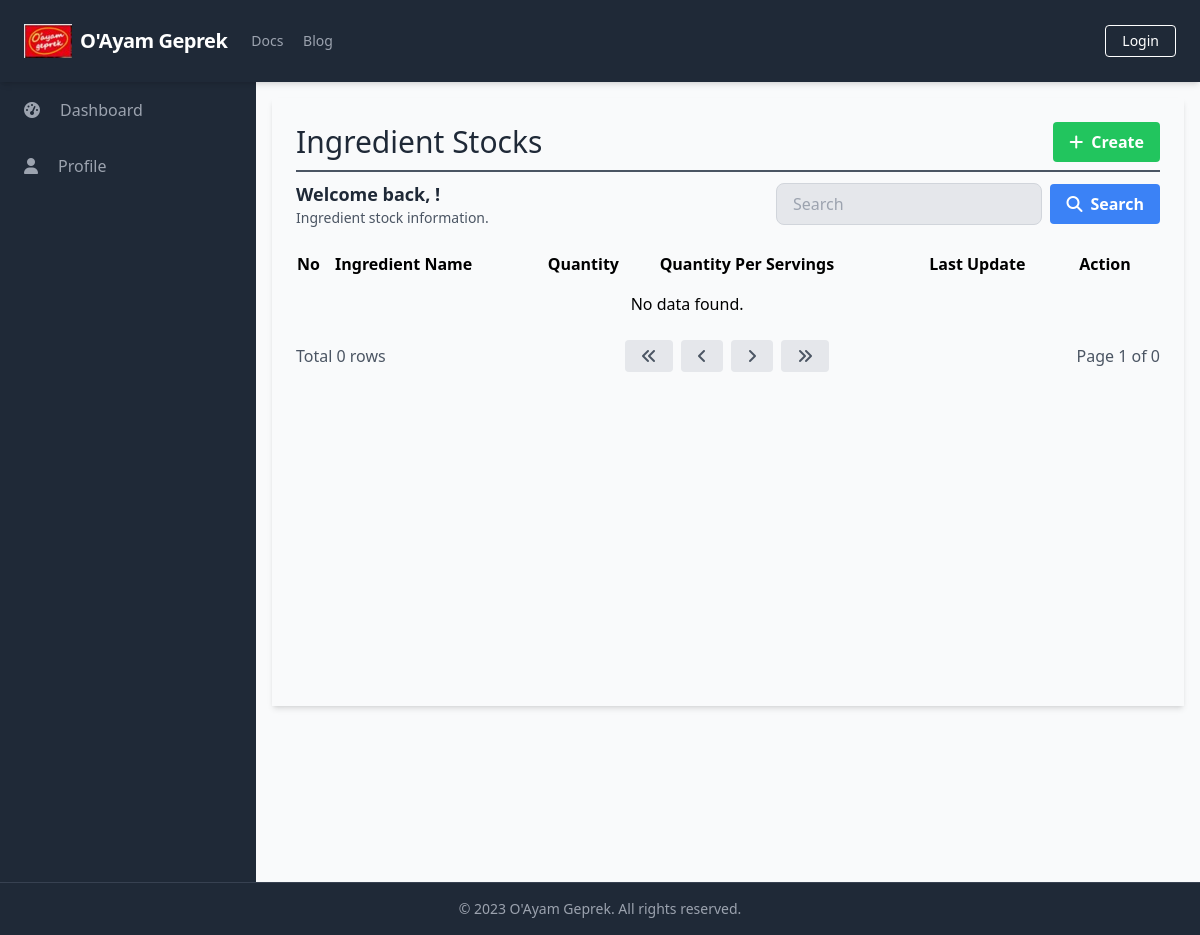
The app's page /manage_ingredient_stocks/manage_ingredient_stocks_list.php, older data.
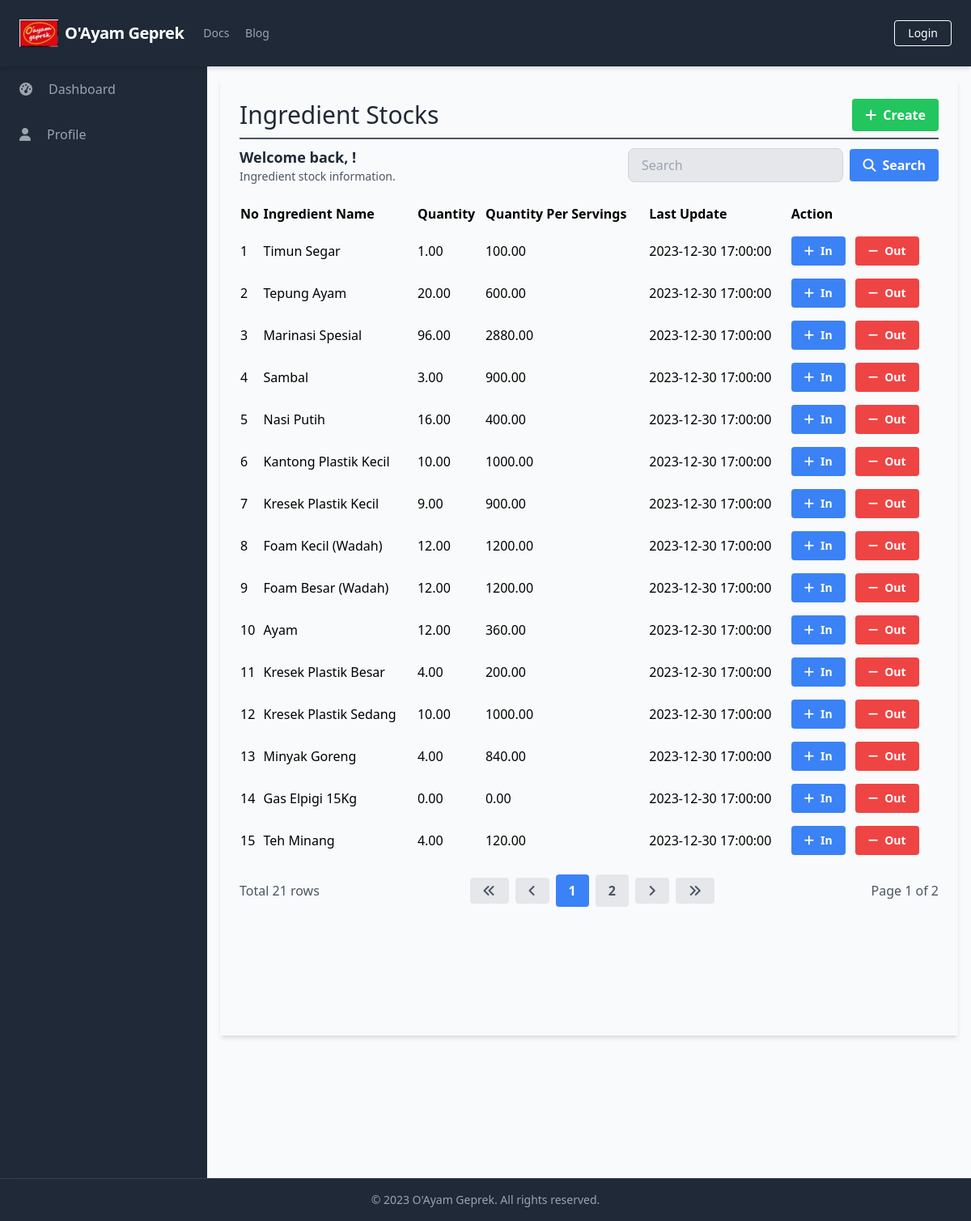
The same page, newer data.
### tables this page shows
CREATE TABLE `IngredientStocks` (
  `StockID` int(11) NOT NULL,
  `IngredientID` int(11) NOT NULL,
  `Quantity` decimal(10,2) NOT NULL,
  `QuantityPerServings` decimal(10,2) NOT NULL,
  `LastUpdateStock` timestamp NOT NULL DEFAULT current_timestamp()
);

CREATE TABLE `Ingredients` (
  `IngredientID` int(11) NOT NULL,
  `IngredientName` varchar(255) NOT NULL,
  `PurchasePrice` decimal(10,2) NOT NULL,
  `QuantityPerPurchase` decimal(10,2) NOT NULL,
  `ServingsPerIngredient` int(11) NOT NULL,
  `HoldingCost` tinyint(1) NOT NULL,
  `HoldingCostPrice` decimal(10,2) DEFAULT NULL,
  `ShelfLife` int(11) DEFAULT NULL,
  `SupplierName` varchar(255) DEFAULT NULL,
  `Description` text DEFAULT NULL,
  `MinimumStock` int(11) DEFAULT NULL,
  `StorageLocation` varchar(50) DEFAULT NULL,
  `PurchaseUnit` varchar(50) NOT NULL,
  `UsagePerDay` decimal(10,2) DEFAULT NULL,
  `UsagePerMonth` decimal(10,2) DEFAULT NULL,
  `OrderCost` decimal(10,2) DEFAULT NULL,
  `HoldingCostPercentage` decimal(5,2) DEFAULT NULL
);

### database/connection.php (called while the page is built, shortened)
<?php
$baseUrl = "http://localhost/final_project_yayuk_2023/";
$baseTitle = "O'Ayam Geprek";
$baseLogoUrl = "http://localhost/final_project_yayuk_2023/static/logo.png";

### public/manage_ingredient_stocks/manage_ingredient_stocks_list.php (the view, shortened to what this page needs)
<?php
require_once('../../database/connection.php');
?>
<?php include_once('../components/header.php'); ?>
<div class="h-screen flex flex-col">
    <?php include('../components/navbar.php'); ?>
    <div class="flex-grow bg-gray-50 flex flex-row shadow-md">
        <?php include('../components/sidebar.php'); ?>
        <main class=" bg-gray-50 flex flex-col flex-1 overflow-y-scroll h-screen flex-shrink-0 sc-hide pb-40">
            <div class="flex items-start justify-start p-6 shadow-md m-4 flex-1 flex-col">
                <div class="flex flex-row justify-between items-center w-full border-b-2 border-gray-600 mb-2 pb-2">
                    <h1 class="text-3xl text-gray-800 font-semibol w-full">Ingredient Stocks</h1>
                    <div class="flex flex-row justify-end items-center">
                        <a href="<?php echo $baseUrl; ?>public/manage_ingredient_stocks/manage_ingredient_stocks_add.php" class="bg-green-500 hover-bg-green-700 text-white font-bold py-2 px-4 rounded inline-flex items-center">
                            <i class="fas fa-plus mr-2"></i>
                            <span>Create</span>
                        </a>
                    </div>
                </div>
                <div class="flex flex-col w-full">
                    <div class="flex flex-row justify-between items-center w-full mb-2 pb-2">
                        <div>
                            <h2 class="text-lg text-gray-800 font-semibold">Welcome back, <?php echo $_SESSION['FullName']; ?>!</h2>
                            <p class="text-gray-600 text-sm">Ingredient stock information.</p>
                        </div>
                        <form class="flex items-center justify-end space-x-2 w-96">
                            <input type="text" name="search" class="bg-gray-200 focus-bg-white focus-outline-none border border-gray-300 rounded-lg py-2 px-4 block w-full appearance-none leading-normal" placeholder="Search" value="<?php echo isset($_GET['search']) ? $_GET['search'] : ''; ?>">
                            <button type="submit" class="bg-blue-500 hover-bg-blue-700 text-white font-bold py-2 px-4 rounded space-x-2 inline-flex items-center">
                                <i class="fas fa-search"></i>
                                <span>Search</span>
                            </button>
                        </form>
                    </div>
                    <table class="min-w-full">
                        <thead>
                            <tr>
                                <th class="text-left py-2">No</th>
                                <th class="text-left py-2">Ingredient Name</th>
                                <th class="text-left py-2">Quantity</th>
                                <th class="text-left py-2">Quantity Per Servings</th>
                                <th class="text-left py-2">Last Update</th>
                                <th class="text-left py-2">Action</th>
                            </tr>
                        </thead>
                        <tbody>
                            <?php
                            $searchTerm = isset($_GET['search']) ? $_GET['search'] : '';
                            $page = isset($_GET['page']) ? $_GET['page'] : 1;
                            $query = "SELECT IngStk.StockID, IngStk.IngredientID, IngStk.Quantity, IngStk.QuantityPerServings, IngStk.LastUpdateStock, I.IngredientName
                                FROM IngredientStocks IngStk
                                INNER JOIN Ingredients I ON IngStk.IngredientID = I.IngredientID
                                WHERE I.IngredientName LIKE '%$searchTerm%'
                                LIMIT 15 OFFSET " . ($page - 1) * 15;
                            $result = $conn->query($query);
                            $queryCount = "SELECT COUNT(*) AS count
                                FROM IngredientStocks IngStk
                                INNER JOIN Ingredients I ON IngStk.IngredientID = I.IngredientID
                                WHERE I.IngredientName LIKE '%$searchTerm%'";
                            $resultCount = $conn->query($queryCount);
                            $rowCount = $resultCount->fetch_assoc()['count'];
                            $totalPage = ceil($rowCount / 15);
                            $no = 1;
                            while ($row = $result->fetch_assoc()) {
                            ?>
                                <tr>
                                    <td class="py-2"><?php echo $no++; ?></td>
                                    <td class="py-2"><?php echo $row['IngredientName']; ?></td>
                                    <td class="py-2"><?php echo $row['Quantity']; ?></td>
                                    <td class="py-2"><?php echo $row['QuantityPerServings']; ?></td>
                                    <td class="py-2"><?php echo $row['LastUpdateStock']; ?></td>
                                    <td class='py-2'>
                                        <a href="#" onclick="showStockInForm(<?php echo $row['IngredientID']; ?>)" class='bg-blue-500 hover-bg-blue-700 text-white font-bold py-2 px-4 rounded inline-flex items-center mr-2 text-sm'>
                                            <i class='fas fa-plus mr-2'></i>
                                            <span>In</span>
                                        </a>
                                        <a href="#" onclick="showStockOutForm(<?php echo $row['IngredientID']; ?>)" class='bg-red-500 hover-bg-red-700 text-white font-bold py-2 px-4 rounded inline-flex items-center text-sm'>
                                            <i class='fas fa-minus mr-2'></i>
                                            <span>Out</span>
                                        </a>
                                    </td>
                                </tr>
                            <?php
                            }
                            if ($result->num_rows === 0) {
                            ?>
                                <tr>
                                    <td colspan="5" class="py-2 text-center">No data found.</td>
                                </tr>
                            <?php
                            }
                            ?>
                        </tbody>
                    </table>
                    <div class="flex flex-row justify-between items-center w-full mt-4">
                        <div class="flex flex-row justify-start items-center">
                            <span class="text-gray-600">Total <?php echo $rowCount; ?> rows</span>
                        </div>
                        <div class="flex flex-row justify-end items-center space-x-2">
                            <a href="?page=1&search=<?php echo $searchTerm; ?>" class="bg-gray-200 hover-bg-gray-300 text-gray-600 font-bold py-2 px-4 rounded inline-flex items-center">
                                <i class="fas fa-angle-double-left"></i>
                            </a>
                            <a href="?page=<?php if ($page == 1) {
                                                echo $page;
                                            } else {
                                                echo $page - 1;
                                            } ?>&search=<?php echo $searchTerm; ?>" class="bg-gray-200 hover-bg-gray-300 text-gray-600 font-bold py-2 px-4 rounded inline-flex items-center">
                                <i class="fas fa-angle-left"></i>
                            </a>
                            <?php
                            $startPage = $page - 2;
                            $endPage = $page + 2;
                            if ($startPage < 1) {
                                $endPage += abs($startPage) + 1;
                                $startPage = 1;
                            }
                            if ($endPage > $totalPage) {
                                $startPage -= $endPage - $totalPage;
                                $endPage = $totalPage;
                            }
                            if ($startPage < 1) {
                                $startPage = 1;
                            }
                            for ($i = $startPage; $i <= $endPage; $i++) {
                                if ($i == $page) {
                                    echo "<a href='?page=$i&search=$searchTerm' class='bg-blue-500 hover-bg-blue-700 text-white font-bold py-2 px-4 rounded inline-flex items-center'>$i</a>";
                                } else {
                                    echo "<a href='?page=$i&search=$searchTerm' class='bg-gray-200 hover-bg-gray-300 text-gray-600 font-bold py-2 px-4 rounded inline-flex items-center'>$i</a>";
                                }
                            }
                            ?>
                            <a href="?page=<?php if ($page == $totalPage) {
                                                echo $page;
                                            } else {
                                                echo $page + 1;
                                            } ?>&search=<?php echo $searchTerm; ?>" class="bg-gray-200 hover-bg-gray-300 text-gray-600 font-bold py-2 px-4 rounded inline-flex items-center">
                                <i class="fas fa-angle-right"></i>
                            </a>
                            <a href="?page=<?php echo $totalPage; ?>&search=<?php echo $searchTerm; ?>" class="bg-gray-200 hover-bg-gray-300 text-gray-600 font-bold py-2 px-4 rounded inline-flex items-center">
                                <i class="fas fa-angle-double-right"></i>
                            </a>
                        </div>
                        <div class="flex flex-row justify-end items-center ml-2">
                            <span class="text-gray-600">Page <?php echo $page; ?> of <?php echo $totalPage; ?></span>
                        </div>
                    </div>
                </div>
        </main>
    </div>
    <?php include('../components/footer.php'); ?>
</div>
</body>
</html>

### public/components/header.php (shortened to what this page needs)
<!DOCTYPE html>
<html lang="en">
<head>
    <link rel="stylesheet" href="<?php echo $baseUrl; ?>dist/output.css">
    <link rel="stylesheet" href="https://cdn.jsdelivr.net/npm/sweetalert2@11/dist/sweetalert2.min.css">
</head>
<body class="overflow-hidden">

### public/components/navbar.php (shortened to what this page needs)
<nav class="flex items-center justify-between flex-wrap bg-gray-800 p-6 shadow-md sticky top-0">
    <div class="flex items-center flex-shrink-0 text-white mr-6 ">
        <a href="<?php echo $baseUrl; ?>public/index.php" class="flex items-center space-x-2">
            <img src="<?php echo $baseLogoUrl; ?>" alt="Logo" class="w-12" />
            <span class="font-semibold text-xl tracking-tight"><?php echo $baseTitle; ?></span>
        </a>
    </div>
    <div class="w-full block flex-grow lg:flex lg:items-center lg:w-auto">
        <div class="text-sm lg:flex-grow">
            <a href="#responsive-header" class="block mt-4 lg:inline-block lg:mt-0 text-gray-400 hover:text-white mr-4">
                Docs
            </a>
            <a href="#responsive-header" class="block mt-4 lg:inline-block lg:mt-0 text-gray-400 hover:text-white">
                Blog
            </a>
        </div>
        <div>
            <?php
            if (isset($_SESSION['UserID'])) {
                echo '<a href="javascript:void(0);" onclick="confirmLogout()" class="inline-block text-sm px-4 py-2 leading-none border rounded text-white border-white hover:border-transparent hover:text-gray-500 hover:bg-white mt-4 lg:mt-0">Logout</a>';
            } else {
                echo '<a href="login.php" class="inline-block text-sm px-4 py-2 leading-none border rounded text-white border-white hover:border-transparent hover:text-gray-500 hover:bg-white mt-4 lg:mt-0">Login</a>';
            }
            ?>
        </div>
    </div>
</nav>

### public/components/sidebar.php (shortened to what this page needs)
<aside class="bg-gray-800 text-white w-64 overflow-y-scroll h-screen flex-shrink-0 sc-hide">
    <ul class="text-gray-400">
        <li class="px-6 py-4 hover:bg-gray-700 cursor-pointer space-x-2 flex items-center">
            <i class="fas fa-tachometer-alt mr-3"></i>
            <a href="../systems/dashboard.php">Dashboard</a>
        </li>
        <li class="px-6 py-4 hover-bg-gray-700 cursor-pointer space-x-2 flex items-center">
            <i class="fas fa-user mr-3"></i>
            <a href="../profiles/profile.php">Profile</a>
        </li>
    </ul>
    <hr class="mt-60 border-transparent">
</aside>

### public/components/footer.php (shortened to what this page needs)
<footer class="bg-gray-800 text-gray-400 py-4 shadow-md mt-auto sticky bottom-0 border-t border-gray-700">
    <div class="container mx-auto text-center text-sm">
        <p>&copy; 2023 <?php echo $baseTitle; ?>. All rights reserved.</p>
    </div>
</footer>

Row changes from the older to the newer data that the page shows:
added ingredientstocks: IngredientID.IngredientName "Timun Segar", Quantity "1.00", QuantityPerServings "100.00", LastUpdateStock "2023-12-30 17:00:00"
added ingredientstocks: IngredientID.IngredientName "Tepung Ayam", Quantity "20.00", QuantityPerServings "600.00", LastUpdateStock "2023-12-30 17:00:00"
added ingredientstocks: IngredientID.IngredientName "Marinasi Spesial", Quantity "96.00", QuantityPerServings "2880.00", LastUpdateStock "2023-12-30 17:00:00"
added ingredientstocks: IngredientID.IngredientName "Sambal", Quantity "3.00", QuantityPerServings "900.00", LastUpdateStock "2023-12-30 17:00:00"
added ingredientstocks: IngredientID.IngredientName "Nasi Putih", Quantity "16.00", QuantityPerServings "400.00", LastUpdateStock "2023-12-30 17:00:00"
added ingredientstocks: IngredientID.IngredientName "Kantong Plastik Kecil", Quantity "10.00", QuantityPerServings "1000.00", LastUpdateStock "2023-12-30 17:00:00"
added ingredientstocks: IngredientID.IngredientName "Kresek Plastik Kecil", Quantity "9.00", QuantityPerServings "900.00", LastUpdateStock "2023-12-30 17:00:00"
added ingredientstocks: IngredientID.IngredientName "Foam Kecil (Wadah)", Quantity "12.00", QuantityPerServings "1200.00", LastUpdateStock "2023-12-30 17:00:00"
added ingredientstocks: IngredientID.IngredientName "Foam Besar (Wadah)", Quantity "12.00", QuantityPerServings "1200.00", LastUpdateStock "2023-12-30 17:00:00"
added ingredientstocks: IngredientID.IngredientName "Ayam", Quantity "12.00", QuantityPerServings "360.00", LastUpdateStock "2023-12-30 17:00:00"
added ingredientstocks: IngredientID.IngredientName "Kresek Plastik Besar", Quantity "4.00", QuantityPerServings "200.00", LastUpdateStock "2023-12-30 17:00:00"
added ingredientstocks: IngredientID.IngredientName "Kresek Plastik Sedang", Quantity "10.00", QuantityPerServings "1000.00", LastUpdateStock "2023-12-30 17:00:00"
added ingredientstocks: IngredientID.IngredientName "Minyak Goreng", Quantity "4.00", QuantityPerServings "840.00", LastUpdateStock "2023-12-30 17:00:00"
added ingredientstocks: IngredientID.IngredientName "Gas Elpigi 15Kg", Quantity "0.00", QuantityPerServings "0.00", LastUpdateStock "2023-12-30 17:00:00"
added ingredientstocks: IngredientID.IngredientName "Teh Minang", Quantity "4.00", QuantityPerServings "120.00", LastUpdateStock "2023-12-30 17:00:00"
Text that changed along with them:
$rowCount: "0" → "21"
$totalPage: "0" → "2"
new list line: "1"
new list line: "2"
text no longer shown: "No data found."
